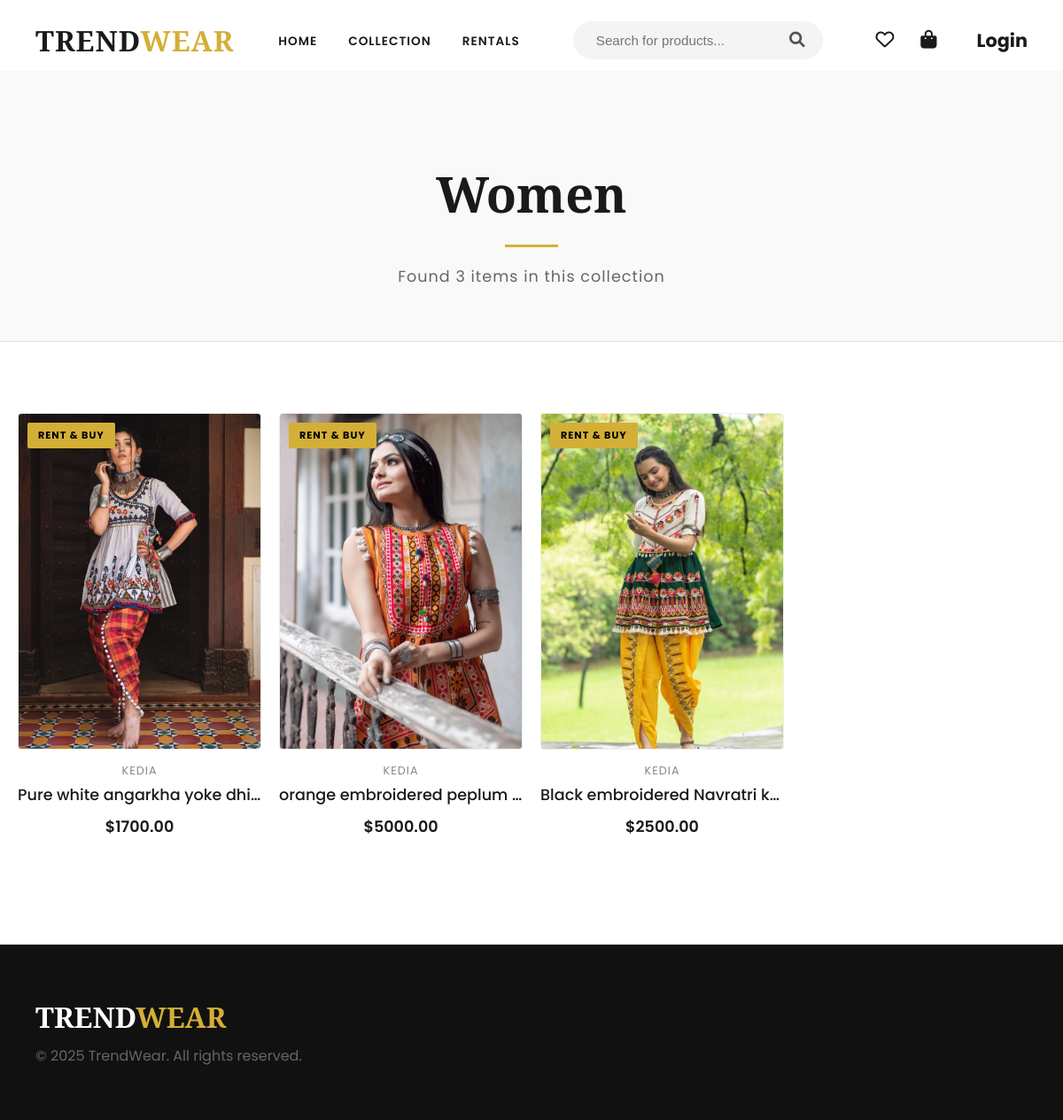
/shop/Women/, run on the app's committed database.
### shop/models.py (models this page shows, shortened)
class Product(models.Model):
    CATEGORY_CHOICES = (
        ('Men', 'Men'),
        ('Women', 'Women'),
        ('Kids', 'Kids'),
    )
    name = models.CharField(max_length=200)
    description = models.TextField(blank=True, null=True)
    thumbnail = models.ImageField(upload_to='product_thumbnails/', blank=True, null=True)
    category = models.CharField(max_length=20, choices=CATEGORY_CHOICES, default='Men')
    sub_category = models.CharField(max_length=50, blank=True, null=True)
    is_rentable = models.BooleanField(default=False, verbose_name="Available for Rent")
    created_at = models.DateTimeField(auto_now_add=True)
    updated_at = models.DateTimeField(auto_now=True)
    @property
    def is_for_sale(self):
        return self.variants.filter(sale_price__gt=0).exists()
    @property
    def is_for_rent(self):
        return self.is_rentable and self.variants.filter(rent_price_per_day__gt=0).exists()

class ProductVariant(models.Model):
    product = models.ForeignKey(Product, related_name='variants', on_delete=models.CASCADE)
    size = models.CharField(max_length=10)
    color = models.CharField(max_length=20, default='Standard')
    stock_quantity = models.PositiveIntegerField(default=0)
    sale_price = models.DecimalField(max_digits=10, decimal_places=2, null=True, blank=True)
    rent_price_per_day = models.DecimalField(max_digits=10, decimal_places=2, null=True, blank=True)

### shop/views.py (the view)
# urls.py: path('shop/<str:category_name>/', views.view_category, name='view_category'),
def view_category(request, category_name):
    products = Product.objects.filter(category__iexact=category_name)
    if not products.exists():
        products = Product.objects.filter(sub_category__iexact=category_name)
    context = {
        'category_name': category_name,
        'products': products
    }
    return render(request, 'category_detail.html', context)

### templates/category_detail.html (shortened to what this page needs)
{% extends 'base.html' %}
{% load static %}
{% block content %}
<div class="category-header">
    <div class="header-content fade-in-up">
        <h1>{{ category_name }}</h1>
        <div class="divider-gold"></div>
        <p>Found {{ products.count }} items in this collection</p>
    </div>
</div>
<div class="container main-wrapper">
    {% if products %}
        <div class="product-grid">
            {% for product in products %}
            <div class="product-card">
                <div class="image-container">
                    <a href="{% url 'product_detail' product.id %}">
                        {% if product.thumbnail %}
                            <img src="{{ product.thumbnail.url }}" alt="{{ product.name }}">
                        {% else %}
                            <div class="no-img-placeholder">No Image</div>
                        {% endif %}
                    </a>
                    {% if product.is_for_rent and product.is_for_sale %}
                        <div class="badge badge-dual">Rent & Buy</div>
                    {% elif product.is_for_rent %}
                        <div class="badge badge-rent">Rent</div>
                    {% elif product.is_for_sale %}
                        <div class="badge badge-sale">Sale</div>
                    {% endif %}
                </div>
                <div class="card-details">
                    <div class="category-tag">{{ product.sub_category }}</div>
                    <a href="{% url 'product_detail' product.id %}" class="product-link">
                        <h3>{{ product.name }}</h3>
                    </a>
                    <div class="price">
                        {% with product.variants.first as variant %}
                            {% if variant %}
                                {% if product.is_for_sale %}
                                    ${{ variant.sale_price }}
                                {% else %}
                                    <span class="rent-price">${{ variant.rent_price_per_day }} <span class="per-day">/ day</span></span>
                                {% endif %}
                            {% else %}
                                <span class="price-request">Price on Request</span>
                            {% endif %}
                        {% endwith %}
                    </div>
                </div>
            </div>
            {% endfor %}
        </div>
    {% endif %}
</div>
{% endblock %}

### templates/base.html (shortened to what this page needs)
{% load static %}
<!DOCTYPE html>
<html lang="en">
<head>
    <link rel="stylesheet" href="https://cdnjs.cloudflare.com/ajax/libs/font-awesome/6.0.0/css/all.min.css">
</head>
<body>
<nav class="navbar" id="navbar">
    <div class="nav-left">
        <div class="logo">TREND<span>WEAR</span></div>
        <ul class="nav-links">
            <li><a href="{% url 'home' %}">HOME</a></li>
            <li><a href="{% url 'collection' %}">COLLECTION</a></li>
            <li><a href="{% url 'rentals' %}">RENTALS</a></li>
        </ul>
    </div>
    <div class="nav-search-container">
        <form action="{% url 'home' %}" method="GET" class="search-bar-form">
            <input type="text" name="q" placeholder="Search for products..." value="{{ request.GET.q }}">
            <button type="submit"><i class="fas fa-search"></i></button>
        </form>
    </div>
    <div class="nav-icons">
        <a href="#" title="Wishlist">
            <i class="far fa-heart"></i>
        </a>
        <a href="{% url 'view_cart' %}" style="position: relative;" title="View Bag">
            <i class="fas fa-shopping-bag"></i>
        </a>
        {% if user.is_authenticated %}
        <a href="{% url 'user_profile' %}" title="My Account" style="margin-left: 15px;">
            <i class="fas fa-user-circle" style="font-size: 1.5rem; color: #333;"></i>
        </a>
    {% else %}
        <a href="{% url 'login' %}" style="margin-left: 15px; font-weight: bold;">Login</a>
    {% endif %}
    </div>
</nav>
    {% block content %}{% endblock %}
    <footer style="background: #111; color: white; padding: 60px 40px; margin-top: 80px;">
        <div class="text-center">
            <h2 class="logo-footer" style="color:white; font-family:'Playfair Display'; font-size:2rem;">TREND<span style="color:#d4af37;">WEAR</span></h2>
            <p style="color:#666; margin-top:10px;">© 2025 TrendWear. All rights reserved.</p>
        </div>
    </footer>
</body>
</html>

### templates/base.html (style rules this page uses)
:root { --primary-color: #0f5132; --accent-color: #d4af37; --text-dark: #1a1a1a; --bg-light: #f9f9f9; --white: #ffffff; --font-heading: 'Playfair Display', serif; --font-body: 'Poppins', sans-serif; }
* { margin: 0; padding: 0; box-sizing: border-box; }
body { background-color: var(--bg-light); color: var(--text-dark); font-family: var(--font-body); overflow-x: hidden; padding-top: 100px; }
a { text-decoration: none; color: inherit; transition: 0.3s; }
ul { list-style: none; }
.navbar { display: flex; align-items: center; justify-content: space-between; padding: 0 40px; height: 90px; position: fixed; top: 0; left: 0; width: 100%; z-index: 1000; background: transparent; }
.nav-left { display: flex; align-items: center; justify-content: center; gap: 50px; }
.logo { font-size: 2rem; font-weight: 700; letter-spacing: 1px; font-family: 'Playfair Display', serif; color: #1a1a1a; }
.logo span { color: #d4af37; }
.nav-links { display: flex; list-style: none; gap: 35px; }
.nav-links a { font-weight: 600; font-size: 0.85rem; text-transform: uppercase; letter-spacing: 1px; text-decoration: none; color: #1a1a1a; }
.nav-search-container { flex-grow: 1; display: flex; justify-content: flex-end; padding: 0 60px; }
.search-bar-form { position: relative; width: 100%; max-width: 100%; }
.search-bar-form input { width: 100%; padding: 12px 25px; border-radius: 50px; border: 1px solid transparent; background-color: #f4f4f4; color: #333; font-size: 0.95rem; outline: none; transition: 0.3s; }
.search-bar-form button { position: absolute; right: 20px; top: 50%; transform: translateY(-50%); background: none; border: none; color: #555; font-size: 1.1rem; cursor: pointer; }
.nav-icons { display: flex; align-items: center; gap: 30px; }
.nav-icons a { font-size: 1.3rem; color: #1a1a1a; position: relative; display: flex; align-items: center; text-decoration: none; }

### templates/category_detail.html (style rules this page uses)
body { background-color: #ffffff; color: #1a1a1a; }
.main-wrapper { max-width: 1200px; margin: 0 auto; padding: 40px 20px; }
.category-header { background: #f9f9f9; padding: 100px 20px 60px; text-align: center; border-bottom: 1px solid #e0e0e0; margin-top: -20px; }
.header-content h1 { font-family: 'Playfair Display', serif; font-size: 3.5rem; margin: 0; text-transform: capitalize; color: #1a1a1a; }
.divider-gold { width: 60px; height: 3px; background: #d4af37; margin: 20px auto; }
.header-content p { color: #666; font-size: 1.1rem; letter-spacing: 1px; }
.product-grid { display: grid; grid-template-columns: repeat(auto-fill, minmax(260px, 1fr)); gap: 40px 20px; margin-top: 40px; }
.product-card { display: flex; flex-direction: column; height: 100%; transition: transform 0.3s ease; }
.image-container { width: 100%; height: 380px; background: #f4f4f4; position: relative; overflow: hidden; border-radius: 4px; border: 1px solid #eee; }
.image-container img { width: 100%; height: 100%; object-fit: cover; object-position: top center; transition: transform 0.6s ease; }
.badge { position: absolute; top: 10px; left: 10px; padding: 6px 12px; font-size: 0.7rem; font-weight: bold; text-transform: uppercase; color: white; border-radius: 2px; letter-spacing: 1px; }
.badge-dual { background: #d4af37; color: #000; }
.card-details { padding-top: 15px; text-align: center; }
.category-tag { color: #888; font-size: 0.8rem; text-transform: uppercase; margin-bottom: 5px; letter-spacing: 1px; }
.product-link { text-decoration: none; color: inherit; }
.product-card h3 { font-family: 'Poppins', sans-serif; font-size: 1.1rem; margin: 5px 0 10px; font-weight: 500; color: #1a1a1a; white-space: nowrap; overflow: hidden; text-overflow: ellipsis; }
.price { font-weight: 600; font-size: 1.1rem; color: #1a1a1a; }
.fade-in-up { animation: fadeInUp 0.8s ease-out forwards; opacity: 0; transform: translateY(20px); }

### data on the page
Product: thumbnail (picture), is_rentable "RENT & BUY", sub_category "KEDIA", name "Pure white angarkha yoke dhi…", variants.first.sale_price "1700.00"
Product: thumbnail (picture), is_rentable "RENT & BUY", sub_category "KEDIA", name "orange embroidered peplum…", variants.first.sale_price "5000.00"
Product: thumbnail (picture), is_rentable "RENT & BUY", sub_category "KEDIA", name "Black embroidered Navratri k…", variants.first.sale_price "2500.00"

### other printed values
{{ category_name }} "Women"
{{ products.count }} "3"
